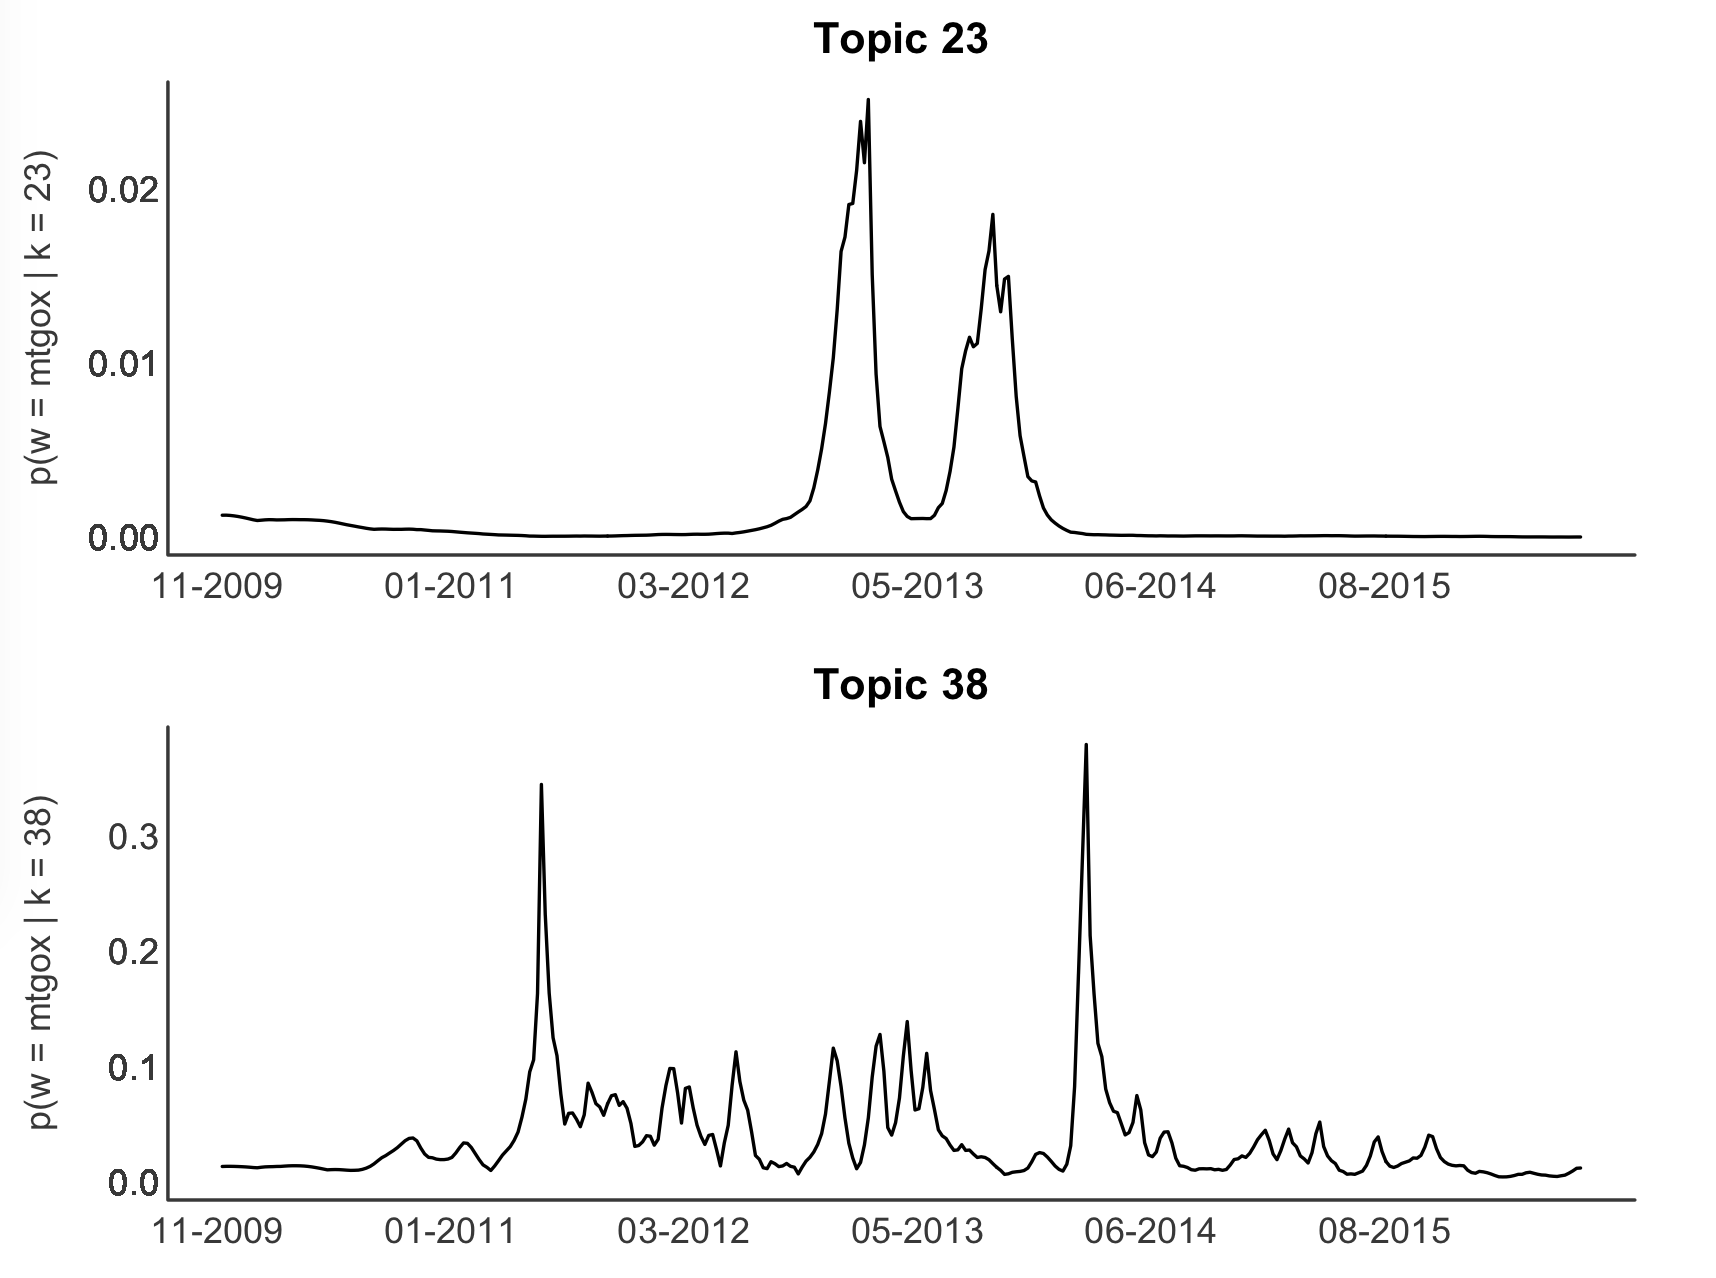

This chart was generated by the following R code:
options(stringsAsFactors = FALSE)
setwd("")

data.df      = read.csv("term_evolution.csv")
data.df$date = sapply(strsplit(data.df$date, " "), "[", 1)
data.df$date = as.Date(data.df$date, "%Y-%m-%d")

dev.new(width = 8, height = 6)
par(mar = c(2, 4.1, 2, 2.1), mfrow = c(2, 1))

# Gox23
plot(data.df$gox23,
     main = "Topic 23",
     lwd  = 2, 
     col  = "black",
     bty  = 'l',
     xaxt = "n",
     yaxt = "n",
     xlab = "",
     ylab = "",
     type = "l",
     xlim = c(min(data.df$date), max(data.df$date)),
     ylim = c(0, max(data.df$gox23)))

lines(data.df$date, data.df$gox23, lwd = 1.5)

box(lwd = 1.5, bty  = 'l', col = "gray22")

mtext("p(w = mtgox | k = 23)", 
      side = 2,
      line = 2.5, 
      cex  = 1, 
      col  = "gray22",
      las  = 3)

axis(side     = 2, 
     round(data.df$gox23, 2),
     tick     = FALSE, 
     cex.lab  = 1, 
     line     = -0.8, 
     col.axis = "gray22",
     las      = 1)

axis(side     = 1, 
     data.df$date, format(data.df$date, "   %m-%Y    "),
     tick     = FALSE, 
     cex.lab  = 0.1, 
     line     = -0.8, 
     col.axis = "gray22",
     las      = 1)

# Gox38
plot(data.df$gox38,
     main = "Topic 38",
     lwd  = 2, 
     col  = "black",
     bty  = 'l',
     xaxt = "n",
     yaxt = "n",
     xlab = "",
     ylab = "",
     type = "l",
     xlim = c(min(data.df$date), max(data.df$date)),
     ylim = c(0, max(data.df$gox38)))

lines(data.df$date, data.df$gox38, lwd = 1.5)

box(lwd = 1.5, bty  = 'l', col = "gray22")

mtext("p(w = mtgox | k = 38)", 
      side = 2,
      line = 2.5, 
      cex  = 1, 
      col  = "gray22",
      las  = 3)

axis(side     = 2, 
     round(data.df$gox38, 1),
     tick     = FALSE, 
     cex.lab  = 1, 
     line     = -0.8, 
     col.axis = "gray22",
     las      = 1)

axis(side     = 1, 
     data.df$date, format(data.df$date, "   %m-%Y    "),
     tick     = FALSE, 
     cex.lab  = 0.1, 
     line     = -0.8, 
     col.axis = "gray22",
     las      = 1)
